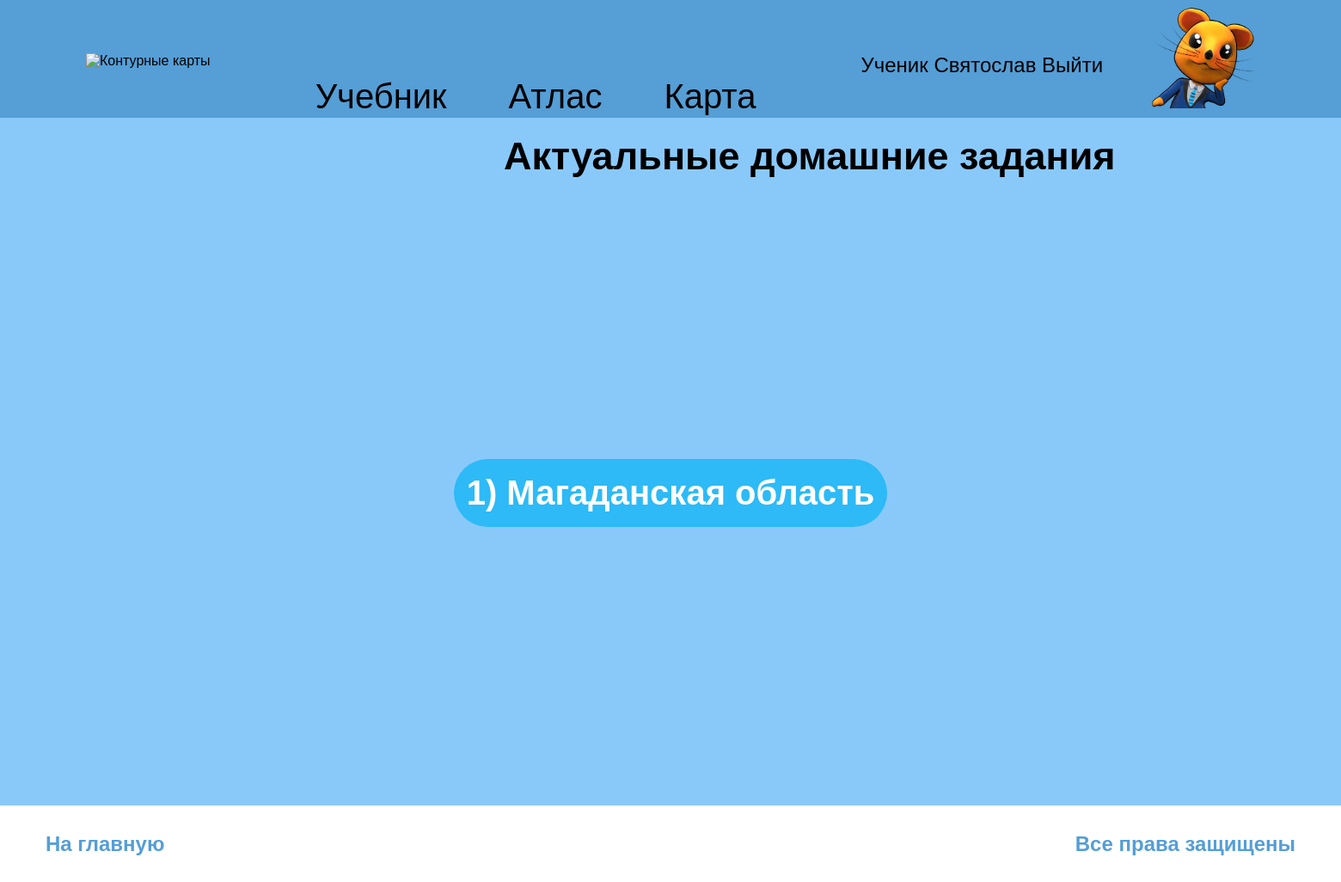
/active-homework/ (signed in), run on the app's committed database.
### main/models.py (models this page shows, shortened)
class Auth(AbstractUser):
    email = models.EmailField(null=True, verbose_name = 'Почта', unique=True, max_length=150)
    last_name = models.CharField(null=True, verbose_name = 'Фамилия', max_length=150)
    first_name = models.CharField(null=True, verbose_name = 'Имя', max_length=150)
    patronymic = models.CharField(null=True, verbose_name = 'Отчество', max_length=150)
    birth_date = models.DateField(null=True, verbose_name = 'Дата рождения', blank=True)
    is_teacher = models.BooleanField(verbose_name = 'Учитель', default=False)
    user_class = models.ForeignKey(
        Classes,
        null=True,
        verbose_name = 'Класс',
        on_delete = models.CASCADE,
        blank=True
    )
    school_number = models.ForeignKey(
        Schools,
        null=True,
        verbose_name = 'Номер школы',
        on_delete = models.CASCADE
    )
    class Meta:
        verbose_name = _("user")
        verbose_name_plural = _("Пользователи")

class Works(models.Model):
    number = models.IntegerField(verbose_name = 'Номер задания', blank = False)
    work = models.ImageField(
        verbose_name = 'Работа',
        upload_to="base_maps/%Y/%m/",
        default='Базовая карта'
    )
    legend = models.CharField(verbose_name = 'Условные обозначения', max_length=511, blank = True)
    task = models.CharField(null=True, verbose_name = 'Задание', max_length=511)
    school_number = models.ForeignKey(
        Schools,
        null=True,
        verbose_name = 'Номер школы',
        on_delete = models.CASCADE
    )
    teacher = models.ForeignKey(
        settings.AUTH_USER_MODEL,
        verbose_name = 'Учитель',
        on_delete = models.PROTECT,
        blank=False,
        default=2
    )
    for_class = models.ForeignKey(
        Classes,
        null=True,
        verbose_name = 'Класс',
        on_delete = models.CASCADE
    )
    is_active = models.BooleanField(verbose_name = "Активность", default=False)
    work_name = models.CharField(verbose_name = 'Название задания', max_length=50, blank = False)
    class Meta:
        verbose_name = _("works")
        verbose_name_plural = _("Заданные работы")

### main/views.py (the view)
# urls.py: path('active-homework/', active_homework, name = 'active_homework'),
def active_homework(request):
    if request.user.is_authenticated:
        if request.user.is_teacher == False:
            works = Works.objects.filter(for_class_id = request.user.user_class_id)
            is_active = 0
            for w in works:
                if w.is_active:
                    is_active += 1
            context = {
                'works': works,
                'is_active': is_active,
            }
        else:
            context = {}
        return render(request, 'main/active_homework.html', context=context)
    return pageNotFound(request)

### templates/main/active_homework.html (shortened to what this page needs)
{% extends 'main/layouts/layout.html' %} {% load static %}
{% block main %}
    {% if request.user.is_teacher == False %}
        <h3 class="class-h2 class-menu-h3">Актуальные домашние задания</h3>
        <section class="class-menu">
            {% for w in works %}
                {% if is_active == 0 %}
                    <p>Актуальные домашние задания отсутствуют</p>
                {% else %}
                    {% if w.is_active %}
                    <section class="classes">
                        <a href="{% url 'maps' w.id %}" class="class-link"> {{ w.number }}) {{ w.work_name }}</a>
                    </section>
                    {% endif %}
                {% endif %}
            {% endfor %}
        </section>
    {% endif %}
{% endblock %}

### templates/main/layouts/layout.html (shortened to what this page needs)
{% load static %}
<!DOCTYPE html>
<html lang="ru">
<head>
    <link href="{% static '/main/css/style.css' %}" rel="stylesheet">
</head>
<body>
    <header class="adapt-header">
        <section class="page-navbar">
            <div class="left-navbar">
                {% if request.user.is_teacher %}
                    <a href="{% url 'teacher_classes' %}" class="logo">
                {% else %}
                    <a href="{% url 'home' %}" class="logo">
                {% endif %}
                    <img src="{% static 'main/gif/logo.gif' %}" alt="Контурные карты" class="logo-gif" windth='220' height="220">
                    </a>
            </div>
            {% block body %}
                {% if request.user.is_authenticated %}
            <div class="center-navbar">
                <a href="{% url 'book' %}" class="center-nav-link">Учебник</a>
                <a href="{% url 'atlas' %}" class="center-nav-link">Атлас</a>
                <a href="{% url 'contour_map' %}" class="center-nav-link">Карта</a>
            </div>
                {% endif %}
            {% endblock %}
            <div class="right-navbar">
                <div class="navbar-registration">
                    {% if request.user.is_authenticated %}
                        <span class="hello-text">
                        {% if request.user.is_teacher %}
                            Учитель {% if request.user.first_name %} {{ user.first_name }} {% else %} {{ user.username }} {% endif %}
                        {% else %}
                            Ученик {% if request.user.first_name == None %} {{ user.username }} {% else %} {{ user.first_name }} {% endif %}
                        {% endif %}
                        <a href="{% url 'logout' %}" class="logout-link">Выйти</a>
                        </span>
                    {% else %}
                    <a href="{% url 'login' %}" class="registration-link">Войти</a>
                    {% endif %}
                </div>
                {% if request.user.is_authenticated %}
                    {% if request.user.is_teacher %}
                        <a href="{% url 'account' %}" class="icon-account">
                            <img src="{% static '/main/img/kvoka1.png' %}" alt="User" windth='119' height="119">
                    {% else %}
                        <a href="{% url 'account' %}" class="icon-account">
                            <img src="{% static '/main/img/kvoka.png' %}" alt="User" windth='119' height="119">
                    {% endif %}
                {% else %}
                    <img src="{% static '/main/img/kvoka.png' %}" alt="User" windth='119' height="119">
                {% endif %}
            </a>
        </div>
    </section>
</header>
    <div class="wrapper">
        <main>
            {% block main %} {% endblock %}
        </main>
    </div>
    <footer>
{% block footer %}
    {% if request.user.is_teacher %}
        <a href="{% url 'teacher_classes' %}" class="to-start">На главную</a>
    {% else %}
        <a href="{% url 'home' %}" class="to-start">На главную</a>
    {% endif %}
        <span class="copyright"> Все права защищены</span>
{% endblock %}
    </footer>
</body>
</html>

### static/main/css/style.css (style rules this page uses)
body, html { height: 100%; width: 100%; margin: 0 auto; font-family: 'Gill Sans', 'Gill Sans MT', 'Calibri', 'Trebuchet MS', sans-serif; }
a { text-decoration: none; color: #000; }
.adapt-header { font-family: 'Gill Sans', 'Gill Sans MT', 'Calibri', 'Trebuchet MS', sans-serif; background: #559ed6; margin: 0 auto; position: relative; }
.page-navbar { display: flex; justify-content: space-between; position: relative; box-sizing: border-box; }
.left-navbar { display: flex; justify-content: flex-start; align-items: center; box-sizing: border-box; }
.logo-gif { margin-left: 100px; margin-top: 8px; margin-bottom: 4px; }
.center-navbar { display: flex; justify-content: space-between; padding-top: 88px; }
.center-nav-link { color: #000; font-style: normal; font-weight: 400; font-size: 40px; line-height: 49px; }
.center-nav-link:nth-child(2) { margin: 0 72px; }
.right-navbar { display: flex; align-items: center; margin-right: 100px; }
.navbar-registration { display: flex; flex-direction: column; align-items: flex-end; padding-top: 27px; }
.hello-text, .logout-link { color: #000; font-style: normal; font-weight: 400; font-size: 24px; line-height: 29px; margin-bottom: 13px; margin-right: 27px; }
.wrapper { font-family: 'Gill Sans', 'Gill Sans MT', 'Calibri', 'Trebuchet MS', sans-serif; ; display: flex; height: 100%; background-color: #89c9fa; box-sizing: border-box; }
main { flex: 1 0 auto; }
.classes-wrapper, .classes { display: flex; flex-wrap: wrap; }
.class-h2 { color: rgb(0, 0, 0); font-style: bold; font-weight: 700; font-size: 32px; line-height: 50px; padding-left: 40px; }
.class-link { color: #fff; border: none; border-radius: 42px; background: #2dbaf6; padding: 15px; text-align: center; text-decoration: none; display: inline-block; cursor: pointer; font-style: bold; font-weight: 700; font-size: 40px; line-height: 49px; margin: 15px; -webkit-border-radius: 42px; -moz-border-radius: 42px; -ms-border-radius: 42px; -o-border-radius: 42px; }
.class-menu { display: flex; justify-content: center; margin-top: 20%; }
.class-menu-h3 { display: inline-block; margin: 20px 35% 0; font-size: 45px; width: 1000px; }
footer { font-family: 'Gill Sans', 'Gill Sans MT', 'Calibri', 'Trebuchet MS', sans-serif; ; display: flex; background-color: #fff; color: #559ed6; font-style: bold; font-weight: 700; font-size: 24px; line-height: 29px; padding: 30px 53px; justify-content: space-between; }
.to-start { color: #559ed6; font-style: bold; font-weight: 700; font-size: 24px; line-height: 29px; }

### data on the page
Auth: first_name "Святослав"
Works: number "1", work_name "Магаданская область"
